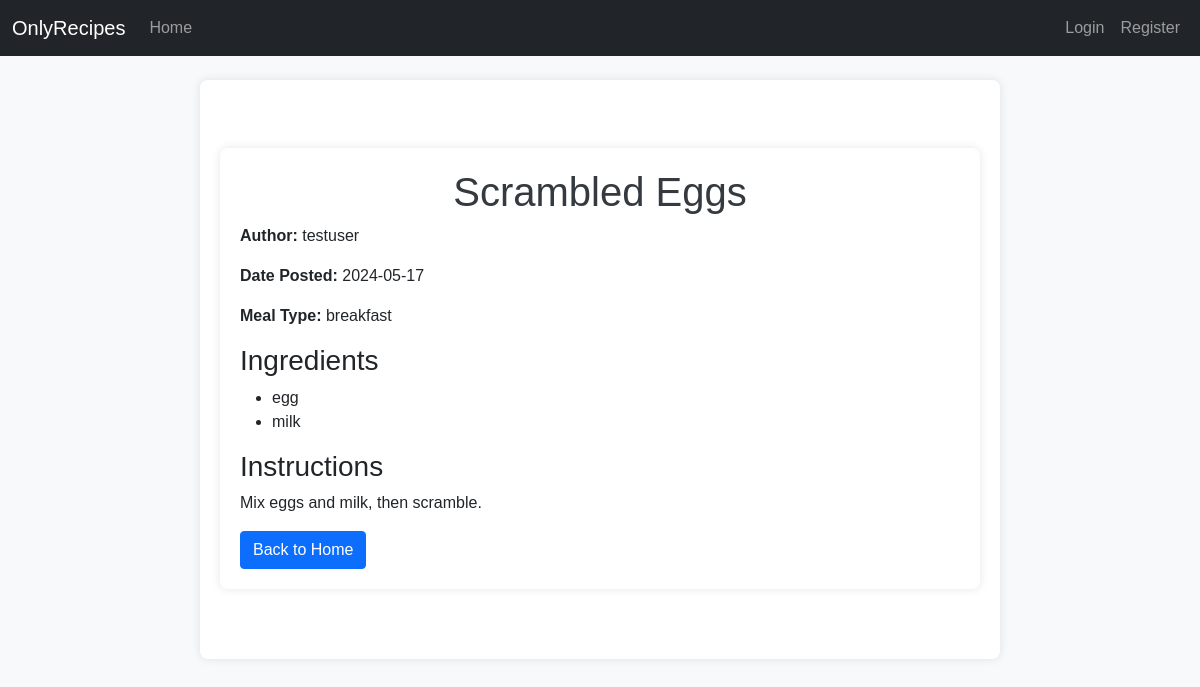
The page /view_recipe/467193a2-10c7-4203-9451-cfe6915804a5 on the database its author committed.
### app/models.py (models this page shows, shortened)
class Recipe(db.Model):
    id = db.Column(db.String(36), primary_key=True, default=lambda: str(uuid.uuid4()))
    title = db.Column(db.String(120), nullable=False)
    instructions = db.Column(db.Text, nullable=False)
    created_at = db.Column(db.DateTime, nullable=False, default=datetime.utcnow)
    meal_type = db.Column(db.String(50), nullable=True)
    user_id = db.Column(db.Integer, db.ForeignKey('user.id'), nullable=False)
    ingredients = db.relationship('Ingredient', secondary=recipe_ingredients, lazy='subquery', backref=db.backref('recipes', lazy=True))

class User(db.Model, UserMixin):
    id = db.Column(db.Integer, primary_key=True)
    username = db.Column(db.String(80), unique=True, nullable=False)
    email = db.Column(db.String(120), unique=True, nullable=False)
    password_hash = db.Column(db.String(128))
    recipe_requests = db.relationship('RecipeRequest', backref='author', lazy=True)
    replies = db.relationship('RecipeReply', backref='replier', lazy=True)
    recipes = db.relationship('Recipe', backref='author', lazy=True)

class Ingredient(db.Model):
    id = db.Column(db.Integer, primary_key=True)
    name = db.Column(db.String(50), unique=True)

### app/routes.py (the view)
@bp.route('/view_recipe/<string:id>', methods=['GET'])
def view_recipe(id):
    recipe = Recipe.query.get_or_404(id)
    return render_template('view_recipe.html', recipe=recipe)

### app/templates/view_recipe.html
{% extends "base.html" %}
{% block content %}
<div class="container mt-5">
    <div class="row">
        <div class="col-md-12">
            <h1>{{ recipe.title }}</h1>
            <p><strong>Author:</strong> {{ recipe.author.username }}</p>
            <p><strong>Date Posted:</strong> {{ recipe.created_at.strftime('%Y-%m-%d') }}</p>
            <p><strong>Meal Type:</strong> {{ recipe.meal_type }}</p>
            <h3>Ingredients</h3>
            <ul>
                {% for ingredient in recipe.ingredients %}
                    <li>{{ ingredient.name }}</li>
                {% else %}
                    <li>No ingredients listed.</li>
                {% endfor %}
            </ul>
            <h3>Instructions</h3>
            <p>{{ recipe.instructions }}</p>
            <a href="{{ url_for('main.index') }}" class="btn btn-primary">Back to Home</a>
        </div>
    </div>
</div>
{% endblock %}

### app/static/css/styles.css (style rules this page uses)
body { font-family: Arial, sans-serif; background-color: #f8f9fa; margin: 0; padding: 0; }
.container { max-width: 800px; margin: 50px auto; padding: 20px; background-color: #ffffff; border-radius: 8px; box-shadow: 0 0 10px rgba(0, 0, 0, 0.1); }
h1, h2 { text-align: center; color: #343a40; }

### rows shown on the page
Recipe: title "Scrambled Eggs", created_at "2024-05-17", meal_type "breakfast", instructions "Mix eggs and milk, then scramble."
User: author.username "testuser"
Ingredient: name "egg"
Ingredient: name "milk"
